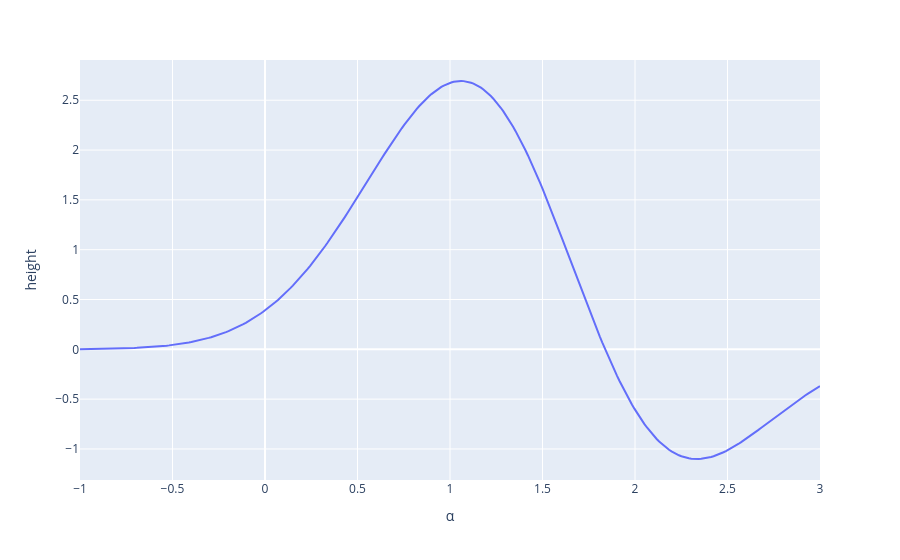

Notebook cell for this chart:
### Code cell
alphas = jnp.linspace(-1.0, 3.0, 300)
phi = lambda a: height_along(a, start, grad_h(start))
px.line(x=alphas, y=jax.vmap(phi)(alphas), labels={"x": "α", "y": "height"})

### Figure 1 — Plotly figure (JSON) as saved in the notebook; plotly's stock layout.template omitted (floating-point values rounded to 4 significant figures; data arrays with more than 128 entries replaced by an {"elided": "..."} marker saying what was removed)
{"data": [{"hovertemplate": "α=%{x}<br>height=%{y}<extra></extra>", "legendgroup": "", "line": {"color": "#636efa", "dash": "solid"}, "marker": {"symbol": "circle"}, "mode": "lines", "name": "", "orientation": "v", "showlegend": false, "type": "scatter", "x": {"elided": "300 float values"}, "xaxis": "x", "y": {"elided": "300 float values"}, "yaxis": "y"}], "layout": {"legend": {"tracegroupgap": 0}, "margin": {"t": 60}, "xaxis": {"anchor": "y", "domain": [0, 1], "title": {"text": "α"}}, "yaxis": {"anchor": "x", "domain": [0, 1], "title": {"text": "height"}}}}
